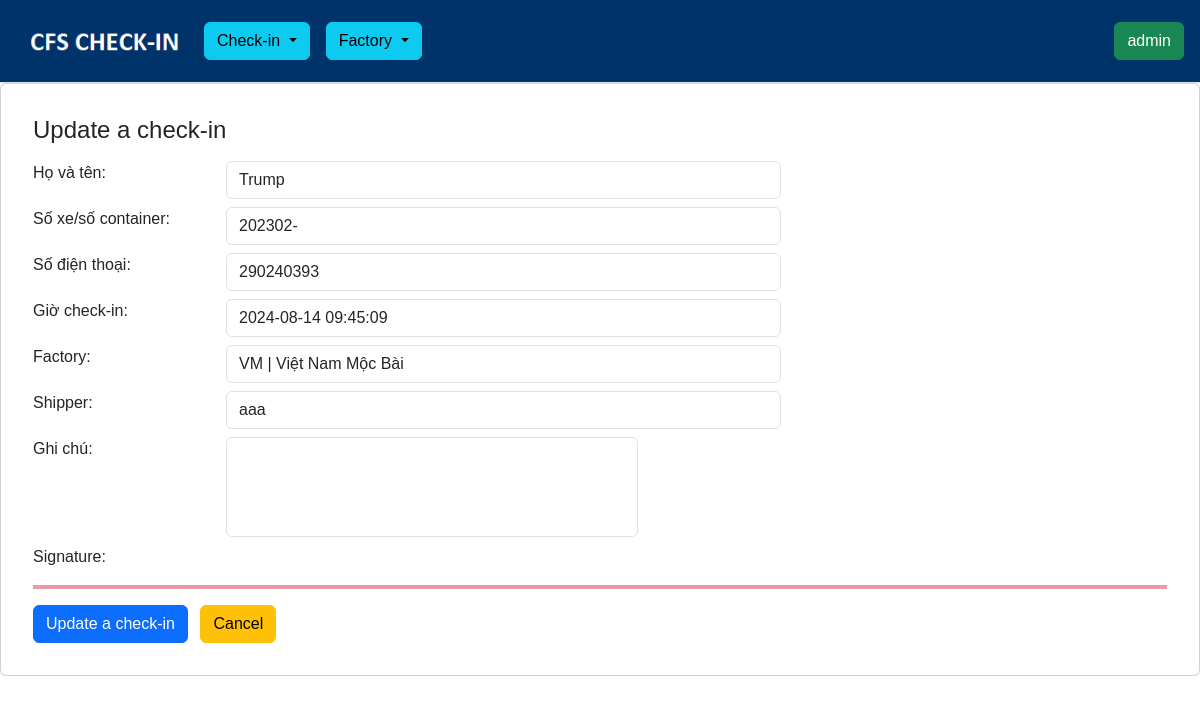
Before: /checkin/update/5/ (signed in) with the older database file.
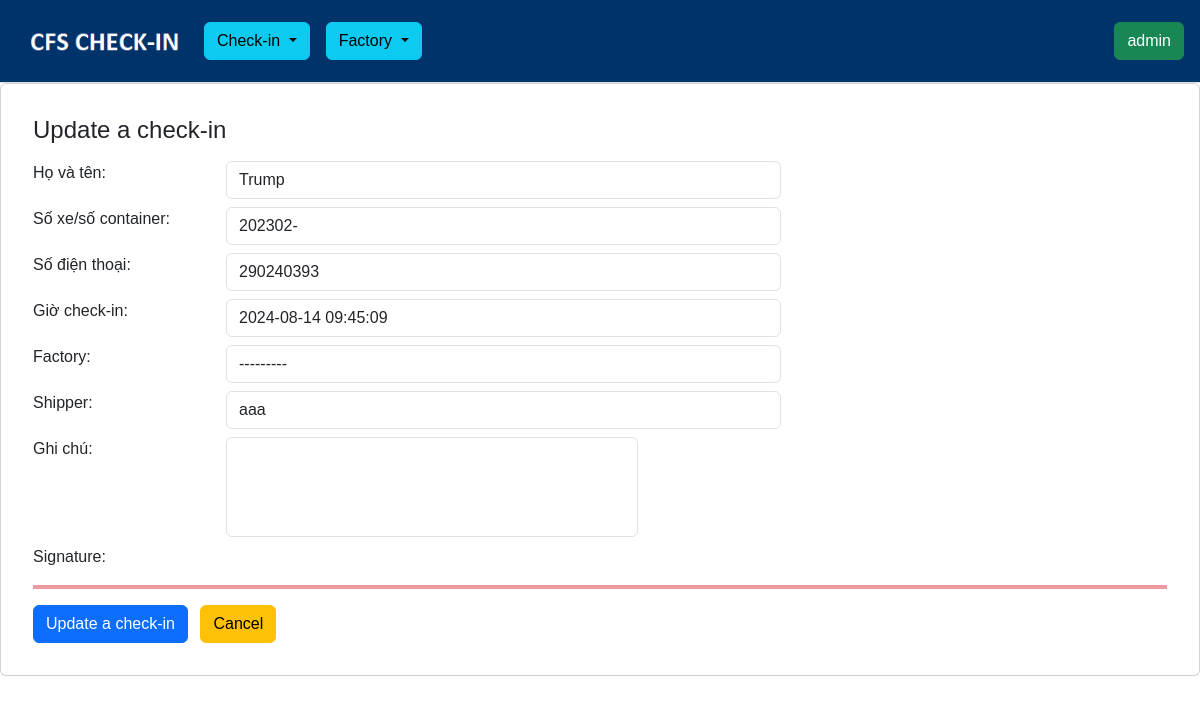
After: the same page with the newer database file.
### checkin/models.py (models this page shows, shortened)
class Checkin(models.Model):
    driver_name = models.CharField("Họ và tên", max_length=32)
    truck_number = models.CharField("Số xe/số container", max_length=32)
    phone_number = models.CharField("Số điện thoại", max_length=32)
    checkin_time = models.DateTimeField("Giờ check-in", default=timezone.localtime)
    factory = models.ForeignKey(Factory, blank=True, null=True, on_delete=models.SET_NULL)
    shipper = models.CharField("Shipper", max_length=100, blank=True, null=True)
    remark = models.TextField("Ghi chú", max_length=1024, blank=True, null=True)
    signature = models.TextField(blank=True, null=True)

### checkin/views.py (the view)
# urls.py: path("update/<int:pk>/", login_required(views.CheckinUpdate.as_view(),login_url='users:login'), name="checkin-update"),
class CheckinUpdate(generic.UpdateView, LoginRequiredMixin):
    model = Checkin
    template_name = 'checkin-update.html'
    form_class = CheckinForm
    success_message = "Updated successfully!"
    success_url = reverse_lazy('checkin:checkin-view')

### checkin/forms.py
class CheckinForm(ModelForm):
    signature = forms.CharField(widget=forms.HiddenInput(), required=False)
    def __init__(self, *args, **kwargs):
        super(CheckinForm, self).__init__(*args, **kwargs)
        for visible in self.visible_fields():
            visible.field.widget.attrs['class'] = 'form-control'
    class Meta:
        model = Checkin
        fields = "__all__"

### factory/models.py (called while the page is built)
    def __str__(self):
        return f"{self.factory_code} | {self.factory_name}"

### checkin/templates/checkin-update.html (shortened to what this page needs)
{% extends 'base.html' %}
{% block content %}
    <div class="card p-3">
        <div class="card-body">
            <h4 class="mb-3">Update a check-in</h4>
            {% include "form.html" with form_name="Update a check-in" %}
        </div>
    </div>
{% endblock content %}

### templates/form.html (shortened to what this page needs)
<form method="POST" action="">
    {% for field in form %}
    <div class="mb-2 row">
      <div class="col-sm-2">
        {{ field.label_tag }}
      </div>
      <div class="col-sm-10 col-md-8 col-lg-6">
        {{ field }}
      </div>
    </div>
    {% endfor %}
      <hr class="border border-danger border-2 opacity-50">
    <button type="submit" class="btn btn-primary">{{ form_name }}</button>
    <a href="{{ request.META.HTTP_REFERER }}" class="btn btn-warning mx-2">Cancel</a>
  </form>

Changed rows visible on the page:
changed Checkin "Trump": factory "VM | Việt Nam Mộc Bài" → "---------"
